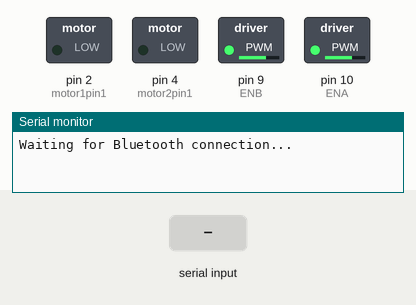
Recording of a sketch running on a simulated Arduino Uno, built with avr-gcc and run on an emulated ATmega328P. On the bench: switched loads named in the sketch (green lamp = pin HIGH), the last lines printed to the serial monitor. Inputs (shaded band) come from the test bench.

Above: at 1.2 s.
1.3 s: "1" received over the second serial link
At 2.5 s:
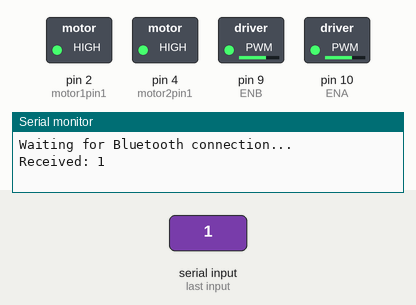
2.8 s: "2" received over the second serial link
At 3.6 s:
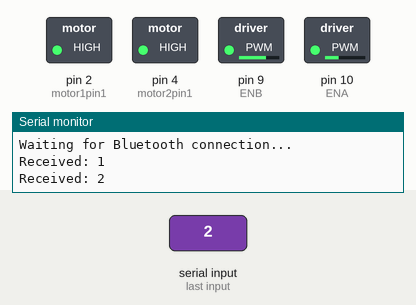
4.3 s: "3" received over the second serial link
At 4.8 s:
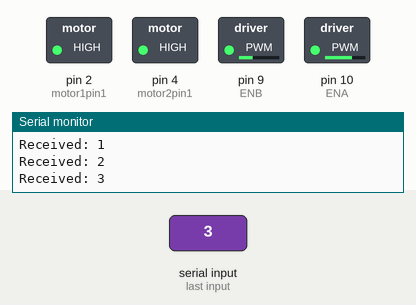
5.8 s: "4" received over the second serial link
At 7.0 s:
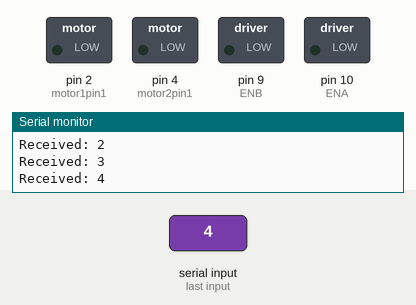
7.3 s: "2" received over the second serial link
At 8.2 s:
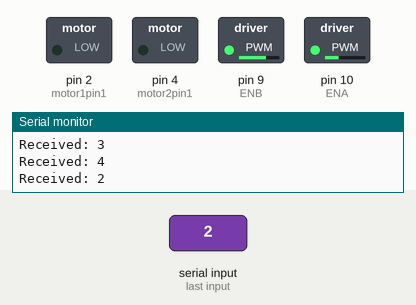
8.8 s: "3" received over the second serial link
At 9.4 s:
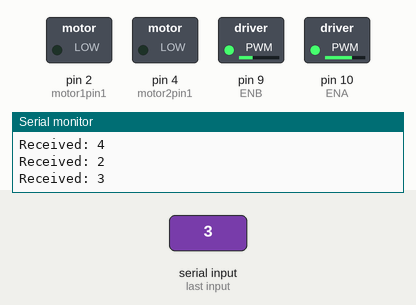
Timing chart, 0 to 11.3 s (numbered marks = the images above; inputs shaded):
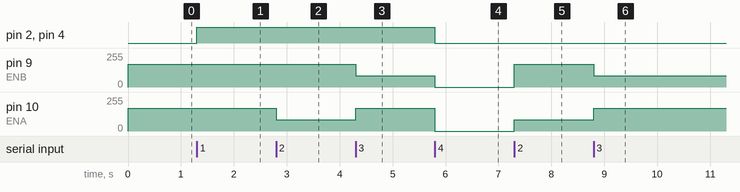

Measured:
- after the input at 1.3 s, pin 2 (motor1pin1), pin 4 (motor2pin1): LOW → HIGH at once
- after the input at 2.8 s, pin 10 (ENA): 170/255 → 85/255 at once
- after the input at 4.3 s, pin 9 (ENB): 170/255 → 85/255 at once; pin 10 (ENA): 85/255 → 170/255 at once
- after the input at 5.8 s, pin 2 (motor1pin1), pin 4 (motor2pin1): HIGH → LOW at once; pin 9 (ENB): 85/255 → 0/255 at once; pin 10 (ENA): 170/255 → 0/255 at once
- after the input at 7.3 s, pin 9 (ENB): 0/255 → 170/255 at once; pin 10 (ENA): 0/255 → 85/255 at once
- after the input at 8.8 s, pin 9 (ENB): 170/255 → 85/255 at once; pin 10 (ENA): 85/255 → 170/255 at once

The sketch:

bluetooth_rc_car.ino
```cpp
#include <SoftwareSerial.h>

int motor1pin1 = 2;
int motor2pin1 = 4;

int ENA = 10;
int ENB = 9;

#define BT_RX_PIN 6 // Connect to TX of HC-05
#define BT_TX_PIN 7 // Connect to RX of HC-05

int speedA = 170; // Adjust from 0-255 for left motor
int speedB = 170; // Adjust from 0-255 for right motor

SoftwareSerial bluetooth(BT_RX_PIN, BT_TX_PIN);

void setup() {
  Serial.begin(9600); // For Serial Monitor
  bluetooth.begin(9600); // HC-05 default baud rate

  Serial.println("Waiting for Bluetooth connection...");

  // Initialize motor pins
  pinMode(motor1pin1, OUTPUT);
  pinMode(motor2pin1, OUTPUT);

  // Initialize enable pins
  pinMode(ENA, OUTPUT);
  pinMode(ENB, OUTPUT);

  // Set initial speed (balanced)
  analogWrite(ENA, speedA);
  analogWrite(ENB, speedB);
}

void loop() {
  if (bluetooth.available()) {
    char btData = bluetooth.read();
    Serial.print("Received: ");
    Serial.println(btData);

    if (btData == '1') {
      forward();
    }
    else if (btData == '2') {
      left();
    }
    else if (btData == '3') {
      right();
    }
    else if (btData == '4') {
      stop();
    }
  }
}

void forward() {
  analogWrite(ENA, speedA);
  analogWrite(ENB, speedB);

  digitalWrite(motor1pin1, HIGH);
  digitalWrite(motor2pin1, HIGH);
}

void stop() {
  digitalWrite(motor1pin1, LOW);
  digitalWrite(motor2pin1, LOW);

  analogWrite(ENA, 0);
  analogWrite(ENB, 0);
}

void left() {
  analogWrite(ENA, speedA / 2); // Slow left motor
  analogWrite(ENB, speedB);     // Right motor stays full speed
}

void right() {
  analogWrite(ENA, speedA);     // Left motor stays full speed
  analogWrite(ENB, speedB / 2); // Slow right motor
}
```
